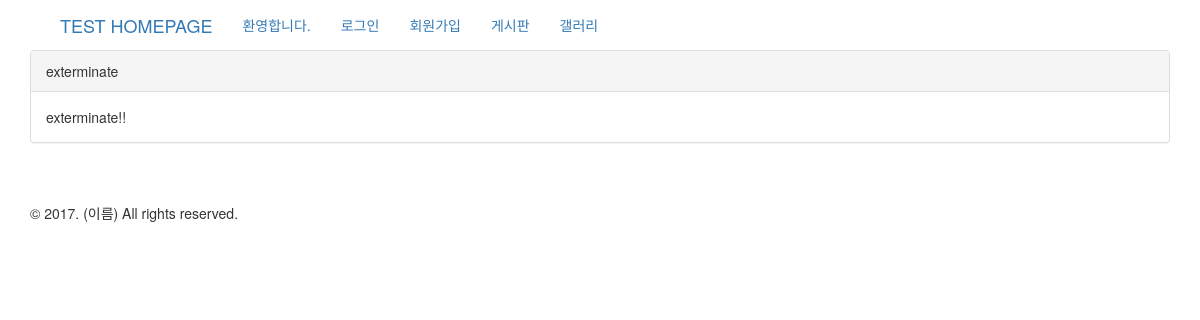
The app's page /board/post/1/, older data.
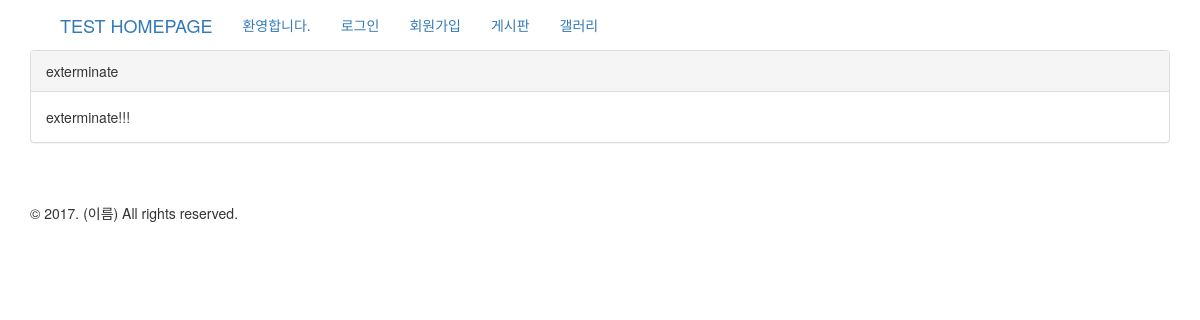
The same page, newer data.
### board/models.py (models this page shows, shortened)
class Post(models.Model):
    author = models.ForeignKey('auth.User')
    title = models.CharField(max_length=200)
    text = models.TextField()
    created_date = models.DateTimeField(
            default=timezone.now)
    published_date = models.DateTimeField(
            blank=True, null=True)

### board/views.py (the view)
# urls.py: url(r'^post/(?P<pk>\d+)/$', views.post_detail, name='post_detail'),
def post_detail(request, pk):
    post = get_object_or_404(Post, pk=pk)
    return render(request, 'board/post_detail.html', {'post': post})

### board/templates/board/post_detail.html (shortened to what this page needs)
{% extends 'board/base_board.html' %}
{% block content %}
<div class="panel panel-default">
    <div class="panel-heading">{{post.title}}</div>
    <div class="panel-body">{{post.text|linebreaksbr}}</div>
</div>
{% endblock %}

Row changes from the older to the newer data that the page shows:
changed Post "exterminate": text "exterminate!!" → "exterminate!!!"
